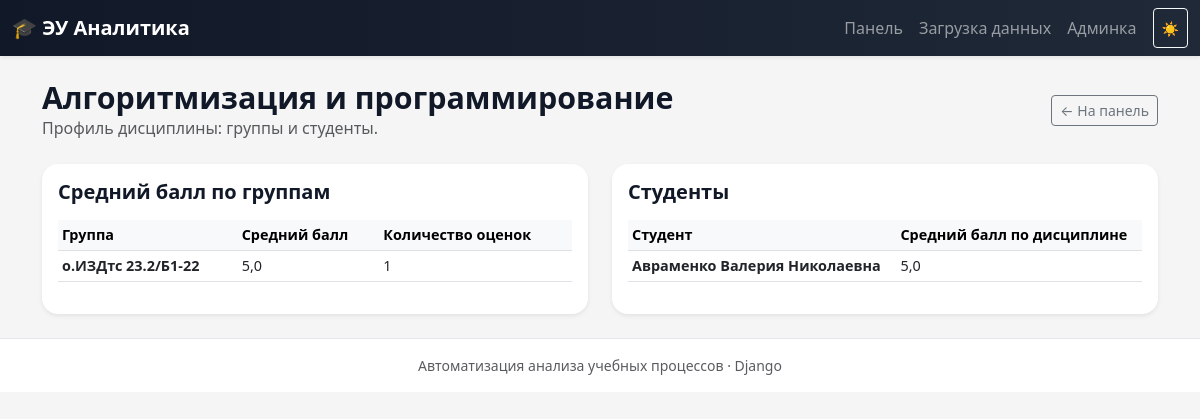
Page /discipline/19/ (signed in) on the committed database.
### analytics/models.py (models this page shows, shortened)
class Discipline(models.Model):
    name = models.CharField(max_length=200)
    department = models.CharField(max_length=200, blank=True)

class Group(models.Model):
    name = models.CharField(max_length=50)
    program = models.CharField(max_length=100, blank=True)
    year = models.IntegerField(blank=True, null=True)

class Student(models.Model):
    full_name = models.CharField(max_length=200)
    group = models.ForeignKey(Group, on_delete=models.CASCADE, related_name='students')

### analytics/views.py (the view)
# urls.py: path('discipline/<int:discipline_id>/', views.discipline_detail, name='discipline_detail'),
@login_required
def discipline_detail(request, discipline_id):
    discipline = get_object_or_404(Discipline, id=discipline_id)
    groups_stats = (
        Group.objects
        .filter(students__results__discipline=discipline)
        .annotate(
            avg_grade=Avg('students__results__grade'),
            results_count=Count('students__results'),
        )
        .order_by('name')
        .distinct()
    )
    students_stats = (
        Student.objects
        .filter(results__discipline=discipline)
        .annotate(avg_grade=Avg('results__grade'))
        .order_by('-avg_grade')
    )
    context = {
        'discipline': discipline,
        'groups_stats': groups_stats,
        'students_stats': students_stats,
    }
    return render(request, 'analytics/discipline_detail.html', context)

### analytics/templates/analytics/discipline_detail.html (shortened to what this page needs)
{% extends "analytics/base.html" %}
{% block content %}
<div class="row mb-4">
    <div class="col-12 d-flex justify-content-between align-items-center">
        <div>
            <h1 class="page-title mb-0">{{ discipline.name }}</h1>
            <p class="text-muted mb-0">
                Профиль дисциплины: группы и студенты.
            </p>
        </div>
        <a href="{% url 'analytics:dashboard' %}" class="btn btn-outline-secondary btn-sm">
            ← На панель
        </a>
    </div>
</div>
<div class="row g-4">
    <div class="col-md-6">
        <div class="card shadow-sm border-0">
            <div class="card-body">
                <h5 class="card-title mb-3">Средний балл по группам</h5>
                <div class="table-responsive">
                    <table class="table table-sm align-middle table-hover">
                        <thead class="table-light">
                        <tr>
                            <th>Группа</th>
                            <th>Средний балл</th>
                            <th>Количество оценок</th>
                        </tr>
                        </thead>
                        <tbody>
                        {% if groups_stats %}
                            {% for g in groups_stats %}
                                <tr>
                                    <td class="fw-semibold">{{ g.name }}</td>
                                    <td>{{ g.avg_grade|default:"—" }}</td>
                                    <td>{{ g.results_count }}</td>
                                </tr>
                            {% endfor %}
                        {% else %}
                            <tr>
                                <td colspan="3" class="text-center text-muted">
                                    Нет данных по группам.
                                </td>
                            </tr>
                        {% endif %}
                        </tbody>
                    </table>
                </div>
            </div>
        </div>
    </div>
    <div class="col-md-6">
        <div class="card shadow-sm border-0">
            <div class="card-body">
                <h5 class="card-title mb-3">Студенты</h5>
                <div class="table-responsive">
                    <table class="table table-sm align-middle table-hover">
                        <thead class="table-light">
                        <tr>
                            <th>Студент</th>
                            <th>Средний балл по дисциплине</th>
                        </tr>
                        </thead>
                        <tbody>
                        {% if students_stats %}
                            {% for s in students_stats %}
                                <tr>
                                    <td class="fw-semibold">{{ s.full_name }}</td>
                                    <td>{{ s.avg_grade|default:"—" }}</td>
                                </tr>
                            {% endfor %}
                        {% else %}
                            <tr>
                                <td colspan="2" class="text-center text-muted">
                                    Нет данных по студентам.
                                </td>
                            </tr>
                        {% endif %}
                        </tbody>
                    </table>
                </div>
            </div>
        </div>
    </div>
</div>
{% endblock %}

### analytics/style.css (style rules this page uses)
:root { --bg-body: #f5f5f5; --bg-card: #ffffff; --text-main: #111827; --text-muted: #6b7280; --navbar-bg: linear-gradient(90deg, #111827, #1f2937); }
body { background-color: var(--bg-body); color: var(--text-main); font-family: system-ui, -apple-system, BlinkMacSystemFont, "Segoe UI", sans-serif; }
.page-title { font-size: 1.9rem; font-weight: 700; }
.card { border-radius: 1rem; background-color: var(--bg-card); color: var(--text-main); }
.card-title { font-weight: 600; }
table.table { font-size: 0.9rem; }

### rows in the picture
Discipline: name "Алгоритмизация и программирование"
Group: name "о.ИЗДтс 23.2/Б1-22", avg_grade "5,0", results_count "1"
Student: full_name "Авраменко Валерия Николаевна", avg_grade "5,0"
